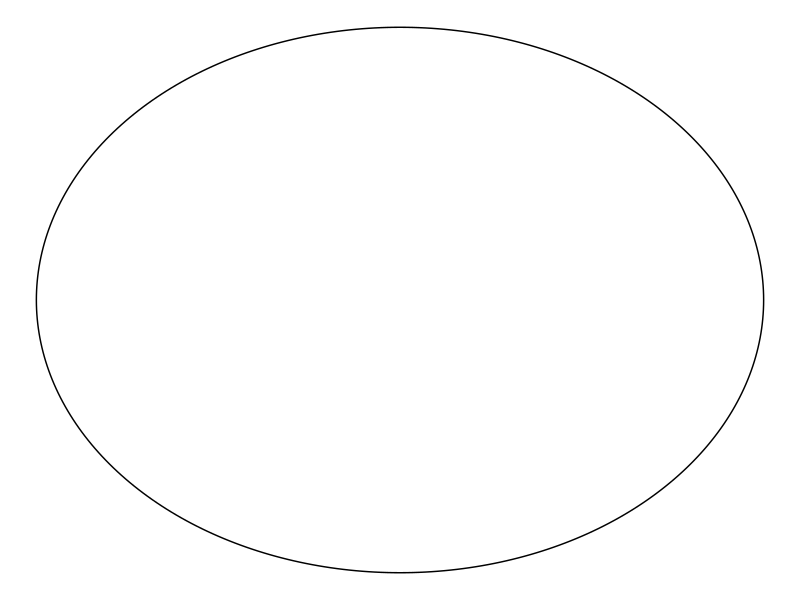
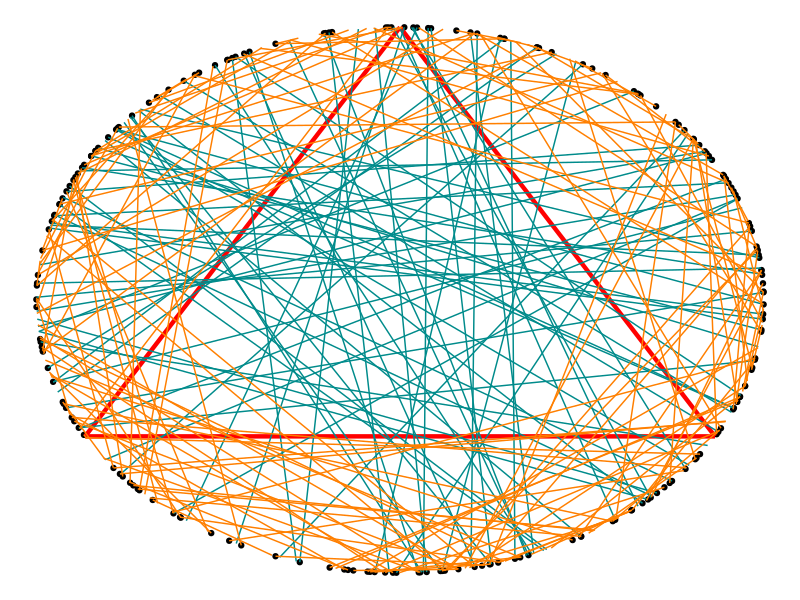
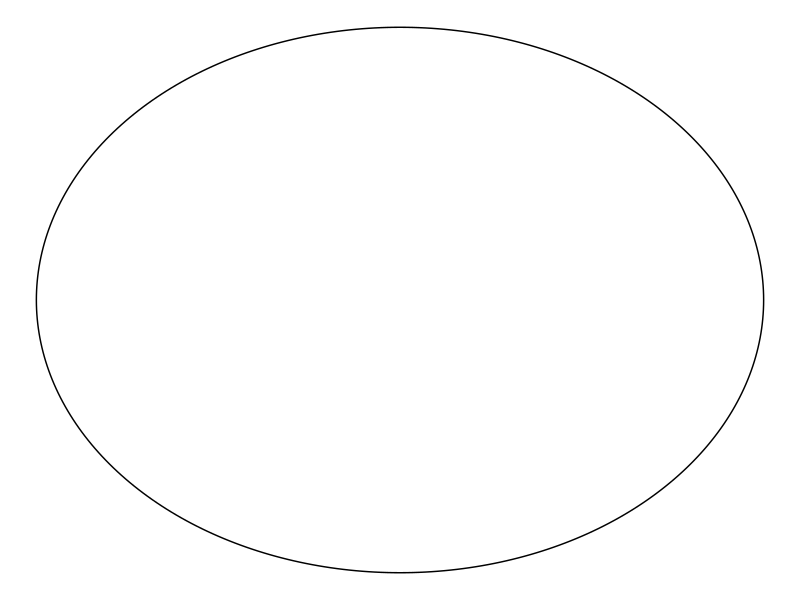
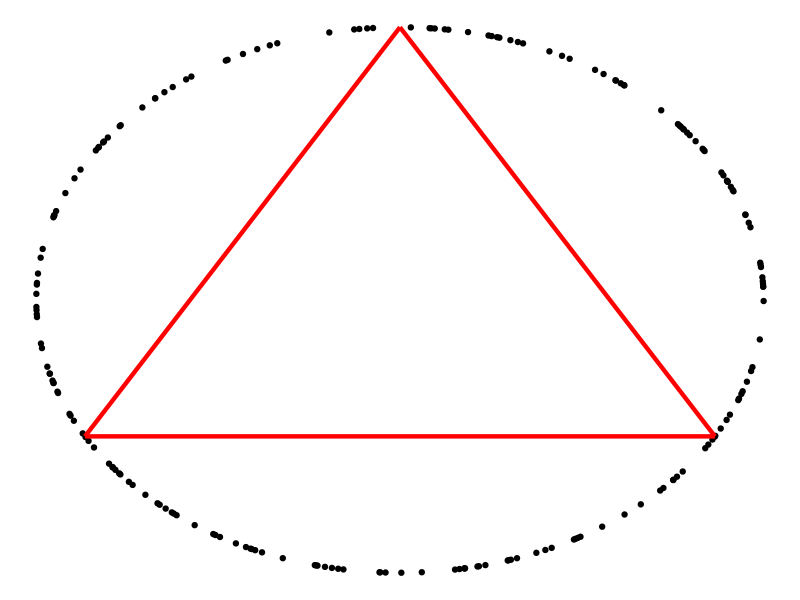
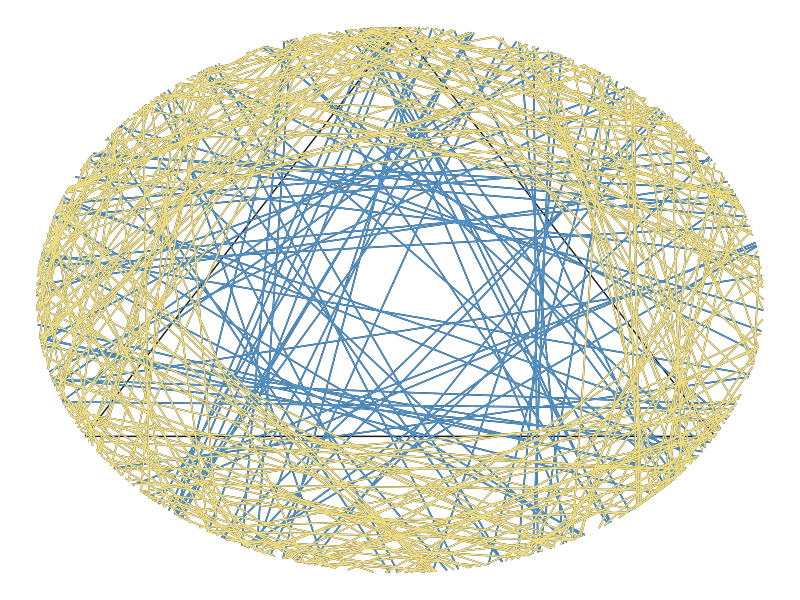
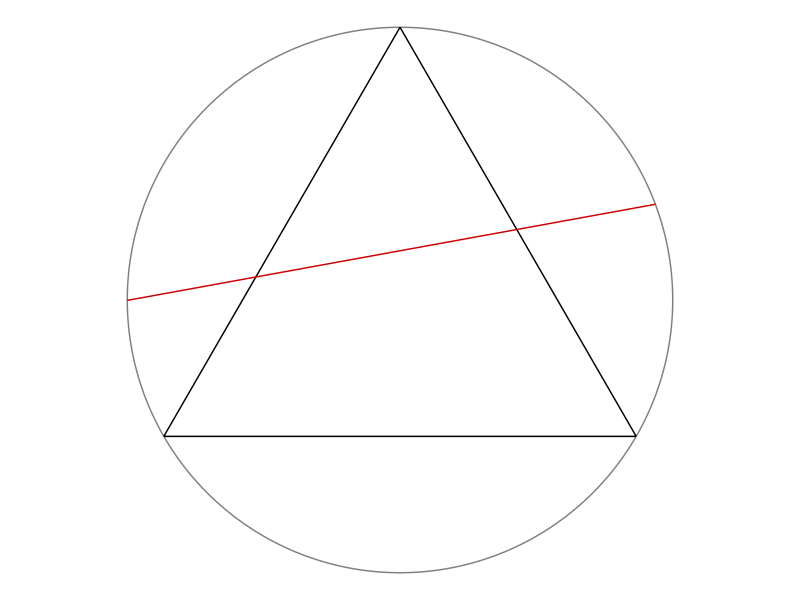

Reproduce these figures in R, in order.
# Instruction to students: You may clear the code in this file and replace it
# with your own.

library(tidyverse)
library(ggforce)
theme_set(theme_void())

# Draw a random chord in a unit circle centred at origin -----------------------

# Coordinates of equilateral triangle
eqtri_df <- tibble(
  x    = c(0, sqrt(3) / 2, -sqrt(3) / 2),
  y    = c(1, -0.5, -0.5),
  xend = c(sqrt(3) / 2, -sqrt(3) / 2, 0),
  yend = c(-0.5, -0.5, 1)
)

# Coordinates of random chord
rdmchr_df <- tibble(
  x    = 0.93636368,
  y    = 0.35103142,
  xend = -0.9999991,
  yend = -0.001326758
)

# Plot
p <- ggplot() +
  ggforce::geom_circle(aes(x0 = 0, y0 = 0, r = 1), col = "gray50") +
  geom_segment(data = eqtri_df, aes(x = x, y = y, xend = xend, yend = yend)) +
  geom_segment(data = rdmchr_df, aes(x = x, y = y, xend = xend, yend = yend),
               col = "red3") +
  coord_equal()

ggsave(p, file = "plot.png", height = 5, width = 7)

# Plot a circle
library(ggplot2)
library(ggforce)

data_circle <- data.frame(x0 = 0,
                          y0 = 0,
                          r = 1)

ggplot(data = data_circle, aes(x = x0, y = y0)) + 
  geom_circle(data = data_circle, aes(x0 = x0, y0 = y0, r=r))


# METHOD A (Random Endpoints) --------------------------------------------------
library(tidyverse)
library(ggforce)
library(ggplot2)
library(dplyr)

n <- 200 # number of chords - can change this

theta_1 <- runif(n, 0, 2*pi)
theta_2 <- runif(n, 0, 2*pi)
endpoint <- tibble(
  x1 = cos(theta_1),
  y1 = sin(theta_1),
  x2 = cos(theta_2),
  y2 = sin(theta_2))

eqtri_df <- tibble(
  x    = c(0, sqrt(3) / 2, -sqrt(3) / 2),
  y    = c(1, -0.5, -0.5),
  xend = c(sqrt(3) / 2, -sqrt(3) / 2, 0),
  yend = c(-0.5, -0.5, 1))

circle <- mutate(.data = endpoint, l = sqrt((x2 - x1)^2 + (y2 - y1)^2)) # add new column l

eqtri_df_new <- mutate(.data = eqtri_df, s = sqrt((xend - x)^2 + (yend - y)^2)) # add new column s

final_eqtri_df_new <- slice(.data = eqtri_df_new, 1) # only need 1 row as reference

s <- final_eqtri_df_new$s

final_table <- bind_cols(circle, s)
colnames(final_table)[6]  <- "s"

compare <- select(.data = final_table, l, s)
longer <- filter(.data = final_table, l > s)
shorter <- filter(.data = final_table, l < s)
print(longer)
chords_longer <- print(nrow(longer))

ggplot(data = endpoint, aes(x = x1, y = y1)) +
  #ggplot(data = data_circle, aes(x = x0, y = y0)) +
  #geom_circle(data = data_circle, aes(x0 = x0, y0 = y0, r=r)) +
  geom_point() + 
  geom_segment(data = eqtri_df, aes(x = x, y = y, xend = xend, yend = yend), col = "red", lwd = 1.5) +
  geom_segment(data = longer , aes(x = x1, y = y1, xend = x2, yend = y2), col = "darkcyan") + 
  geom_segment(data = shorter , aes(x = x1, y = y1, xend = x2, yend = y2), col = "darkorange1") 
#+
 #  + 
 # geom_circle(data = data_circle, aes(x0 = x0, y0 = y0, r=r))

# Using Principle of Indifference
prob = chords_longer/n
print(prob)


# METHOD B (Random Radial Points) ----------------------------------------------
library(tidyverse)
library(ggforce)
library(ggplot2)
library(dplyr)

data_circle <- data.frame(x0 = 0,
                          y0 = 0,
                          r = 1)

ggplot(data = data_circle, aes(x = x0, y = y0)) + 
  geom_circle(data = data_circle, aes(x0 = x0, y0 = y0, r=r))

# how to randomise radius
n <- 200 # number of chords - can change this
theta_3 <- runif(n, 0, 2*pi)
endpoint <- tibble(
  x = cos(theta_3),
  x0 = 0 ,
  y = sin(theta_3),
  y0 = 0 )

eqtri_df <- tibble(
  x    = c(0, sqrt(3) / 2, -sqrt(3) / 2),
  y    = c(1, -0.5, -0.5),
  xend = c(sqrt(3) / 2, -sqrt(3) / 2, 0),
  yend = c(-0.5, -0.5, 1))

ggplot(data = endpoint, aes(x = x, y = y)) +
  # ggplot(data = data_circle, aes(x = x0, y = y0)) +
  # geom_circle(data = data_circle, aes(x0 = x0, y0 = y0, r=r)) +
  geom_point() + 
  geom_segment(data = eqtri_df, aes(x = x, y = y, xend = xend, yend = yend), col = "red", lwd = 1.5) 

radius <- mutate(.data = endpoint, r = sqrt((x- x0)^2 + (y - y0)^2))


# METHOD C (Random Midpoints) --------------------------------------------------
library(tidyverse)
library(ggforce)
library(ggplot2)
library(dplyr)

n <- 300
r <- 1

theta_C <- runif(n, 0, 2*pi)
V <- runif(n, 0, 1)
V1 <- sqrt(V)
U <- sqrt(r^2 - V1^2)

end_point <- tibble(
  x1 = V1*cos(theta_C) + U*sin(theta_C),
  y1 = V1*sin(theta_C) - U*cos(theta_C),
  x2 = V1*cos(theta_C) - U*sin(theta_C),
  y2 = V1*sin(theta_C) + U*cos(theta_C))

eqtri_df <- tibble(
  x    = c(0, sqrt(3) / 2, -sqrt(3) / 2),
  y    = c(1, -0.5, -0.5),
  xend = c(sqrt(3) / 2, -sqrt(3) / 2, 0),
  yend = c(-0.5, -0.5, 1))

end_point_new <- mutate(.data = end_point, l = sqrt((x2 - x1)^2 + (y2 - y1)^2))
eqtri_df_new <- mutate(.data = eqtri_df, s = sqrt((xend - x)^2 + (yend - y)^2))

final_eqtri_df_new <- slice(.data = eqtri_df_new, 1) # only need 1 row as reference

s <- final_eqtri_df_new$s

final_table <- bind_cols(end_point_new, s)
colnames(final_table)[6]  <- "s"

compare <- select(.data = final_table, l, s)
longer <- filter(.data = final_table, l > s)
shorter <- filter(.data = final_table, l < s)
print(longer)
chords_longer <- print(nrow(longer))

# Plot 
ggplot() +
  geom_segment(data = end_point, aes(x = x1, y = y1, xend = x2, yend = y2)) +
  geom_segment(data = eqtri_df, aes(x = x, y = y, xend = xend, yend = yend), col = "grey10") +
  geom_segment(data = longer , aes(x = x1, y = y1, xend = x2, yend = y2), col = "steelblue3") + 
  geom_segment(data = shorter , aes(x = x1, y = y1, xend = x2, yend = y2), col = "lightgoldenrod") 
